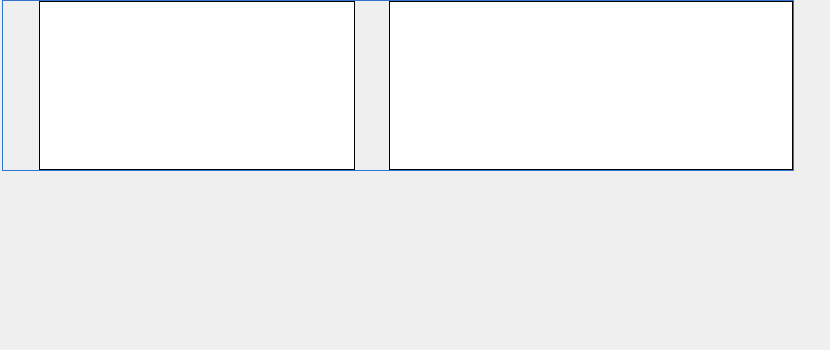
         <widget class="QWidget" name="tempPreview">
          <widget class="QFrame" name="frameSet">
           <property name="geometry">
            <rect>
             <x>0</x>
             <y>0</y>
             <width>796</width>
             <height>171</height>
            </rect>
           </property>
           <property name="styleSheet">
            <string notr="true">QFrame#frameSet{
border: 1px solid #2f74d0;
margin-left: 2px;
margin-right: 2px;
}</string>
           </property>
           <property name="frameShape">
            <enum>QFrame::Box</enum>
           </property>
           <property name="frameShadow">
            <enum>QFrame::Plain</enum>
           </property>
           <layout class="QHBoxLayout" name="horizontalLayout_18" stretch="4,5">
            <property name="spacing">
             <number>0</number>
            </property>
            <property name="leftMargin">
             <number>2</number>
            </property>
            <property name="topMargin">
             <number>0</number>
            </property>
            <property name="rightMargin">
             <number>0</number>
            </property>
            <property name="bottomMargin">
             <number>0</number>
            </property>
            <item>
             <layout class="QHBoxLayout" name="horizontalLayout_8">
              <property name="spacing">
               <number>2</number>
              </property>
              <property name="leftMargin">
               <number>0</number>
              </property>
              <property name="rightMargin">
               <number>0</number>
              </property>
              <item>
               <layout class="QVBoxLayout" name="verticalLayout_10">
                <property name="spacing">
                 <number>2</number>
                </property>
                <property name="topMargin">
                 <number>2</number>
                </property>
                <item>
                 <widget class="QPushButton" name="buttonStageUp">
                  <property name="enabled">
                   <bool>false</bool>
                  </property>
                  <property name="minimumSize">
                   <size>
                    <width>0</width>
                    <height>40</height>
                   </size>
                  </property>
                  <property name="maximumSize">
                   <size>
                    <width>40</width>
                    <height>40</height>
                   </size>
                  </property>
                  <property name="focusPolicy">
                   <enum>Qt::NoFocus</enum>
                  </property>
                  <property name="styleSheet">
                   <string notr="true">border: 0px;</string>
                  </property>
                  <property name="text">
                   <string/>
                  </property>
                  <property name="icon">
                   <iconset resource="../armui_rcs.qrc">
                    <normaloff>:/png/moveup</normaloff>:/png/moveup</iconset>
                  </property>
                  <property name="iconSize">
                   <size>
                    <width>38</width>
                    <height>38</height>
                   </size>
                  </property>
                 </widget>
                </item>
                <item>
                 <widget class="QPushButton" name="buttonStageAdd">
                  <property name="minimumSize">
                   <size>
                    <width>0</width>
                    <height>40</height>
                   </size>
                  </property>
                  <property name="maximumSize">
                   <size>
                    <width>40</width>
                    <height>40</height>
                   </size>
                  </property>
                  <property name="focusPolicy">
                   <enum>Qt::NoFocus</enum>
                  </property>
                  <property name="styleSheet">
                   <string notr="true">border: 0px;</string>
                  </property>
                  <property name="text">
                   <string/>
                  </property>
                  <property name="icon">
                   <iconset resource="../armui_rcs.qrc">
                    <normaloff>:/png/plus</normaloff>:/png/plus</iconset>
                  </property>
                  <property name="iconSize">
                   <size>
                    <width>38</width>
                    <height>38</height>
                   </size>
                  </property>
                 </widget>
                </item>
                <item>
                 <widget class="QPushButton" name="buttonStageReduce">
                  <property name="enabled">
                   <bool>false</bool>
                  </property>
                  <property name="minimumSize">
                   <size>
                    <width>0</width>
                    <height>40</height>
                   </size>
                  </property>
                  <property name="maximumSize">
                   <size>
                    <width>40</width>
                    <height>40</height>
                   </size>
                  </property>
                  <property name="focusPolicy">
                   <enum>Qt::NoFocus</enum>
                  </property>
                  <property name="styleSheet">
                   <string notr="true">border: 0px;</string>
                  </property>
                  <property name="text">
                   <string/>
                  </property>
                  <property name="icon">
                   <iconset resource="../armui_rcs.qrc">
                    <normaloff>:/png/minus</normaloff>:/png/minus</iconset>
                  </property>
                  <property name="iconSize">
                   <size>
                    <width>38</width>
                    <height>38</height>
                   </size>
                  </property>
                 </widget>
                </item>
                <item>
                 <widget class="QPushButton" name="buttonStageDown">
                  <property name="enabled">
                   <bool>false</bool>
                  </property>
                  <property name="minimumSize">
                   <size>
                    <width>0</width>
                    <height>40</height>
                   </size>
                  </property>
                  <property name="maximumSize">
                   <size>
                    <width>40</width>
                    <height>40</height>
                   </size>
                  </property>
                  <property name="focusPolicy">
                   <enum>Qt::NoFocus</enum>
                  </property>
                  <property name="styleSheet">
                   <string notr="true">border: 0px;</string>
                  </property>
                  <property name="text">
                   <string/>
                  </property>
                  <property name="icon">
                   <iconset resource="../armui_rcs.qrc">
                    <normaloff>:/png/movedown</normaloff>:/png/movedown</iconset>
                  </property>
                  <property name="iconSize">
                   <size>
                    <width>38</width>
                    <height>38</height>
                   </size>
                  </property>
                 </widget>
                </item>
                <item>
                 <spacer name="verticalSpacer_5">
                  <property name="orientation">
                   <enum>Qt::Vertical</enum>
                  </property>
                  <property name="sizeHint" stdset="0">
                   <size>
                    <width>20</width>
                    <height>40</height>
                   </size>
                  </property>
                 </spacer>
                </item>
               </layout>
              </item>
              <item>
               <widget class="QTableView" name="tableViewStage">
                <property name="font">
                 <font>
                  <family>文泉驿等宽微米黑</family>
                  <pointsize>11</pointsize>
                 </font>
                </property>
                <property name="styleSheet">
                 <string notr="true"/>
                </property>
                <property name="frameShape">
                 <enum>QFrame::Box</enum>
                </property>
                <property name="frameShadow">
                 <enum>QFrame::Plain</enum>
                </property>
                <property name="verticalScrollBarPolicy">
                 <enum>Qt::ScrollBarAlwaysOff</enum>
                </property>
                <property name="horizontalScrollBarPolicy">
                 <enum>Qt::ScrollBarAlwaysOff</enum>
                </property>
                <property name="editTriggers">
                 <set>QAbstractItemView::NoEditTriggers</set>
                </property>
                <property name="selectionMode">
                 <enum>QAbstractItemView::SingleSelection</enum>
                </property>
                <property name="selectionBehavior">
                 <enum>QAbstractItemView::SelectRows</enum>
                </property>
                <attribute name="horizontalHeaderStretchLastSection">
                 <bool>false</bool>
                </attribute>
               </widget>
              </item>
             </layout>
            </item>
            <item>
             <layout class="QHBoxLayout" name="horizontalLayout_7">
              <property name="spacing">
               <number>2</number>
              </property>
              <item>
               <layout class="QVBoxLayout" name="verticalLayout_3">
                <property name="spacing">
                 <number>2</number>
                </property>
                <property name="topMargin">
                 <number>2</number>
                </property>
                <item>
                 <widget class="QPushButton" name="buttonStepUp">
                  <property name="enabled">
                   <bool>false</bool>
                  </property>
                  <property name="minimumSize">
                   <size>
                    <width>0</width>
                    <height>40</height>
                   </size>
                  </property>
                  <property name="maximumSize">
                   <size>
                    <width>40</width>
                    <height>40</height>
                   </size>
                  </property>
                  <property name="focusPolicy">
                   <enum>Qt::NoFocus</enum>
                  </property>
                  <property name="styleSheet">
                   <string notr="true">border: 0px;</string>
                  </property>
                  <property name="text">
                   <string/>
                  </property>
                  <property name="icon">
                   <iconset resource="../armui_rcs.qrc">
                    <normaloff>:/png/moveup</normaloff>:/png/moveup</iconset>
                  </property>
                  <property name="iconSize">
                   <size>
                    <width>38</width>
                    <height>38</height>
                   </size>
                  </property>
                 </widget>
                </item>
                <item>
                 <widget class="QPushButton" name="buttonStepAdd">
                  <property name="enabled">
                   <bool>false</bool>
                  </property>
                  <property name="minimumSize">
                   <size>
                    <width>0</width>
                    <height>40</height>
                   </size>
                  </property>
                  <property name="maximumSize">
                   <size>
                    <width>40</width>
                    <height>40</height>
                   </size>
                  </property>
                  <property name="focusPolicy">
                   <enum>Qt::NoFocus</enum>
                  </property>
                  <property name="styleSheet">
                   <string notr="true">border: 0px;</string>
                  </property>
                  <property name="text">
                   <string/>
                  </property>
                  <property name="icon">
                   <iconset resource="../armui_rcs.qrc">
                    <normaloff>:/png/plus</normaloff>:/png/plus</iconset>
                  </property>
                  <property name="iconSize">
                   <size>
                    <width>38</width>
                    <height>38</height>
                   </size>
                  </property>
                 </widget>
                </item>
                <item>
                 <widget class="QPushButton" name="buttonStepReduce">
                  <property name="enabled">
                   <bool>false</bool>
                  </property>
                  <property name="minimumSize">
                   <size>
                    <width>0</width>
                    <height>40</height>
                   </size>
                  </property>
                  <property name="maximumSize">
                   <size>
                    <width>40</width>
                    <height>40</height>
                   </size>
                  </property>
                  <property name="focusPolicy">
                   <enum>Qt::NoFocus</enum>
                  </property>
                  <property name="styleSheet">
                   <string notr="true">border: 0px;</string>
                  </property>
                  <property name="text">
                   <string/>
                  </property>
                  <property name="icon">
                   <iconset resource="../armui_rcs.qrc">
                    <normaloff>:/png/minus</normaloff>:/png/minus</iconset>
                  </property>
                  <property name="iconSize">
                   <size>
                    <width>38</width>
                    <height>38</height>
                   </size>
                  </property>
                 </widget>
                </item>
                <item>
                 <widget class="QPushButton" name="buttonStepDown">
                  <property name="enabled">
                   <bool>false</bool>
                  </property>
                  <property name="minimumSize">
                   <size>
                    <width>0</width>
                    <height>40</height>
                   </size>
                  </property>
                  <property name="maximumSize">
                   <size>
                    <width>40</width>
                    <height>40</height>
                   </size>
                  </property>
                  <property name="focusPolicy">
                   <enum>Qt::NoFocus</enum>
                  </property>
                  <property name="styleSheet">
                   <string notr="true">border: 0px;</string>
                  </property>
                  <property name="text">
                   <string/>
                  </property>
                  <property name="icon">
                   <iconset resource="../armui_rcs.qrc">
                    <normaloff>:/png/movedown</normaloff>:/png/movedown</iconset>
                  </property>
                  <property name="iconSize">
                   <size>
                    <width>38</width>
                    <height>38</height>
                   </size>
                  </property>
                 </widget>
                </item>
                <item>
                 <spacer name="verticalSpacer_4">
                  <property name="orientation">
                   <enum>Qt::Vertical</enum>
                  </property>
                  <property name="sizeHint" stdset="0">
                   <size>
                    <width>20</width>
                    <height>40</height>
                   </size>
                  </property>
                 </spacer>
                </item>
               </layout>
              </item>
              <item>
               <widget class="QTableView" name="tableViewStep">
                <property name="font">
                 <font>
                  <family>文泉驿等宽微米黑</family>
                  <pointsize>11</pointsize>
                 </font>
                </property>
                <property name="frameShape">
                 <enum>QFrame::Box</enum>
                </property>
                <property name="frameShadow">
                 <enum>QFrame::Plain</enum>
                </property>
                <property name="verticalScrollBarPolicy">
                 <enum>Qt::ScrollBarAlwaysOff</enum>
                </property>
                <property name="horizontalScrollBarPolicy">
                 <enum>Qt::ScrollBarAlwaysOff</enum>
                </property>
                <property name="editTriggers">
                 <set>QAbstractItemView::NoEditTriggers</set>
                </property>
                <property name="selectionMode">
                 <enum>QAbstractItemView::SingleSelection</enum>
                </property>
                <property name="selectionBehavior">
                 <enum>QAbstractItemView::SelectRows</enum>
                </property>
                <attribute name="horizontalHeaderStretchLastSection">
                 <bool>false</bool>
                </attribute>
               </widget>
              </item>
             </layout>
            </item>
           </layout>
          </widget>
          <widget class="QWidget" name="widget" native="true">
           <property name="enabled">
            <bool>true</bool>
           </property>
           <property name="geometry">
            <rect>
             <x>0</x>
             <y>180</y>
             <width>821</width>
             <height>161</height>
            </rect>
           </property>
           <property name="sizePolicy">
            <sizepolicy hsizetype="Expanding" vsizetype="Preferred">
             <horstretch>0</horstretch>
             <verstretch>0</verstretch>
            </sizepolicy>
           </property>
           <property name="font">
            <font>
             <family>文泉驿等宽微米黑</family>
            </font>
           </property>
          </widget>
         </widget>
